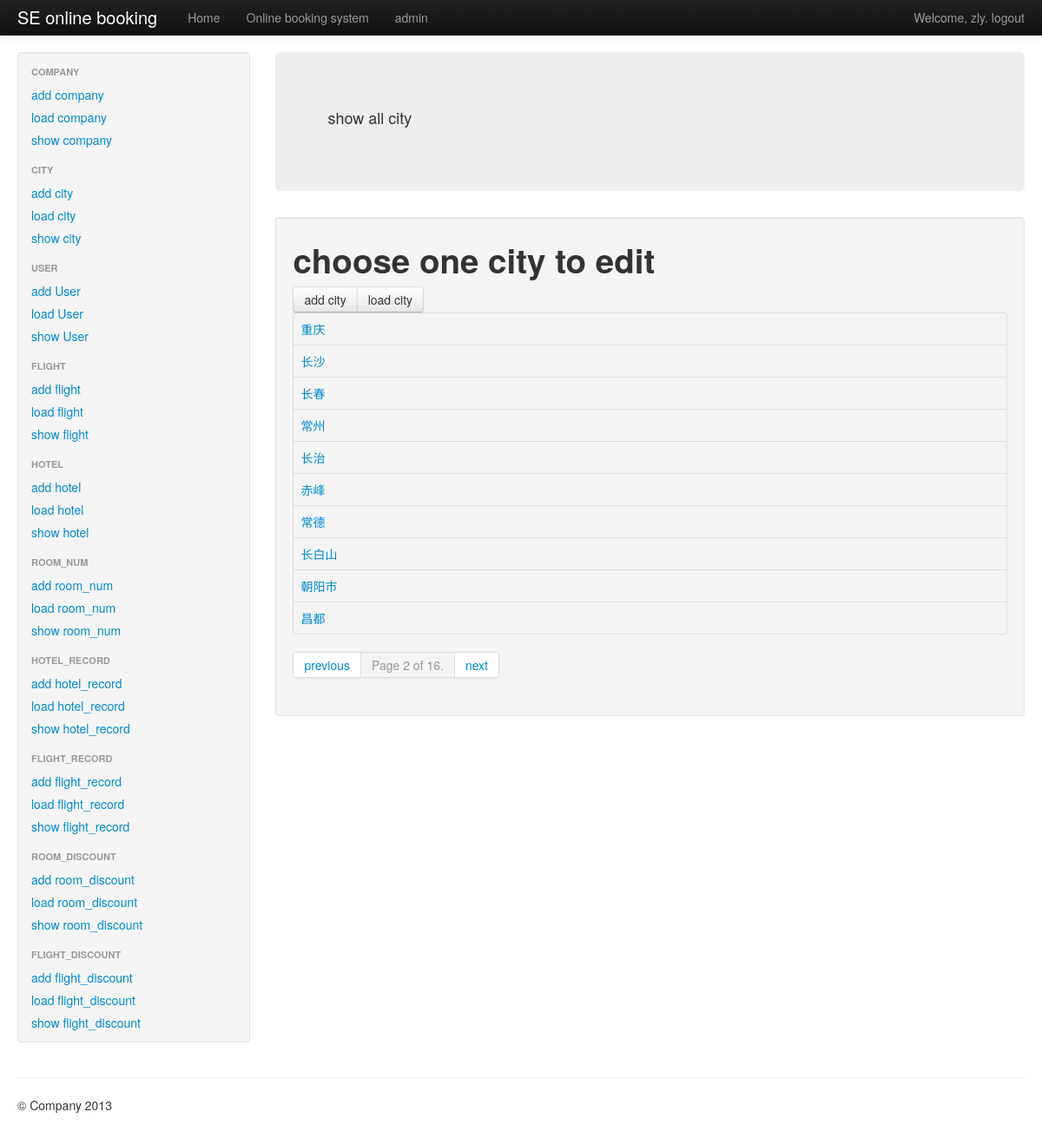
The page /sys/city/?p=2 (signed in) on the database its author committed.
### booking/models.py (models this page shows)
class city(models.Model):#这是城市的表 可以添加更多数据 加强功能
    pinyin = models.CharField(max_length=5, unique=True)
    name = models.CharField(max_length=256, unique=True)
    def __unicode__(self):
        return self.name

### adminInfo/views.py (the view)
# urls.py: url(r'^(?P<what>\w+)/$','adminInfo.views.show'),
@user_passes_test(is_admin, login_url="/accounts/login/")
def show(request, what):
    typeWant = globals().get(what)
    if is_valid_what_type(typeWant):
        rs = typeWant.objects.all()
        paginator = Paginator(rs, 10)
        page = request.GET.get('p', '1')
        try:
            gg = paginator.page(page)
        except PageNotAnInteger:
            gg = paginator.page(1)
        except EmptyPage:
            gg = paginator.page(paginator.num_pages)
        return render_to_response('show.html', {'what':what, 'rs':gg, }, context_instance=RequestContext(request))
    else:
        raise Http404

### adminInfo/views.py (called while the page is built)
def is_admin(user):
    return user.is_authenticated() and user.is_staff

def is_valid_what_type(typeWant):
    if  typeWant in [company , city , flight , flight_discount , hotel , room_num , room_discount , flight_record , hotel_record , User]:
        return True
    else:
        return False

### adminInfo/templates/show.html (shortened to what this page needs)
{% extends "sys_base.html" %}
{% block main_head %}
<p>
	show all {{what}}
</p>
{% endblock %}
{% block main_content %}
<h1>choose one {{what}} to edit</h1>
<div id="content-main">
	<div class="btn-group">
		<a href="/sys/{{what}}/add/" class="btn"> add  {{what}} </a>
		<a href="/sys/{{what}}/load/" class="btn">load  {{what}}</a>
	</div>
	<div class="module" id="changelist">
		<div class="results">
			<table class="table table-bordered">
				<tbody>
					{% for rr in rs %}
					<tr class="row">
						<td><a href="/sys/{{what}}/{{rr.pk}}/">{{rr}}</a></td>
					</tr>
					{% endfor %}
				</tbody>
			</table>
		</div>
		<div class="pagination">
			<ul>
				{% if rs.has_previous %}
				<li>
					<a href="?p={{ rs.previous_page_number }}">previous</a>
				</li>
				{% endif %}
				<li class="active">
					<a>Page {{ rs.number }} of {{ rs.paginator.num_pages }}.</a>
				</li>
				{% if rs.has_next %}
				<li>
					<a href="?p={{ rs.next_page_number }}">next</a>
				</li>
				{% endif %}
			</ul>
		</div>
	</div>
</div>
{% endblock %}

### userInfo/templates/base.html (shortened to what this page needs)
<!DOCTYPE html>
<html lang="en">
	<head>
		{% load staticfiles %}
		<link href="/static/css/bootstrap.css" rel="stylesheet">
		<link href="/static/css/bootstrap-responsive.css" rel="stylesheet">
	</head>
	<body id="{% block body_id %}{% endblock %}" class="{% block body_class %}{% endblock %}">
		<div class="navbar navbar-inverse navbar-fixed-top">
			<div class="navbar-inner">
				<div class="container-fluid">
					<a class="brand" href="/">SE online booking</a>
					<div class="nav-collapse collapse">
						<p class="navbar-text pull-right">
							{% if user.is_authenticated %}
							Welcome, <a href="/" class="navbar-link">{{ user.username }}</a>. <a href="/accounts/logout/" class="navbar-link">logout</a>
							{% else %}
							Welcome, new user. Please <a class="navbar-link" href="/accounts/login/">log in</a>.
							{% endif %}
						</p>
						<ul class="nav">
							<li>
								<a href="/">Home</a>
							</li>
							<li>
								<a href="/">Online booking system</a>
							</li>
							<li>
								<a href="/sys/">admin</a>
							</li>
						</ul>
					</div>
				</div>
			</div>
		</div>
		<div class="container-fluid">
			<div class="row-fluid">
				{% block content %}{% endblock %}
			</div>
			<hr>
			<footer>
				<p>
					&copy; Company 2013
				</p>
			</footer>
		</div>
	</body>
</html>

### userInfo/templates/base.html (style rules this page uses)
body { padding-top: 60px; padding-bottom: 40px; }

### rows shown on the page
city: name "重庆"
city: name "长沙"
city: name "长春"
city: name "常州"
city: name "长治"
city: name "赤峰"
city: name "常德"
city: name "长白山"
city: name "朝阳市"
city: name "昌都"

### other values the page prints
{{ user.username }} "zly"
{{ what }} "city"
{{ rs.number }} "2"
{{ rs.paginator.num_pages }} "16"
